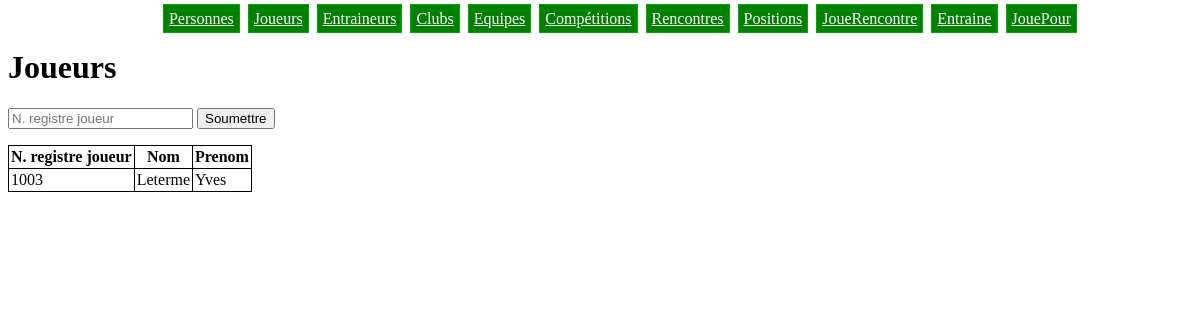
/joueurs.php, run on the app's committed database.
### tables this page shows
CREATE TABLE IF NOT EXISTS Joueur (
  n_registre_joueur BIGINT PRIMARY KEY,
  FOREIGN KEY (n_registre_joueur) REFERENCES Personne(n_registre)
);

CREATE TABLE IF NOT EXISTS Personne (
  n_registre  BIGINT       PRIMARY KEY,
  nom         VARCHAR(50)  NOT NULL,
  prenom      VARCHAR(50)  NOT NULL,
  nationalite VARCHAR(50)  NOT NULL,
  rue         VARCHAR(200) NOT NULL,
  numero      INT          NOT NULL,
  code_postal INT          NOT NULL,
  localite    VARCHAR(50)  NOT NULL
);

### joueurs.php (the view, shortened to what this page needs)
<?php include 'header.php' ?>
<h1>Joueurs</h1>
<form method='get' action='joueurs.php'>
  <input type='text' name='n_registre_joueur' placeholder='N. registre joueur' required />
  <input type='submit' value='Soumettre' />
</form>
<table>
  <tr>
    <th>N. registre joueur</th>
    <th>Nom</th>
    <th>Prenom</th>
  </tr>
  <?php
  $where = '';
  $req = $bdd->query('SELECT Joueur.n_registre_joueur, Personne.nom, Personne.prenom
                      FROM Joueur JOIN Personne
                      ON Personne.n_registre = Joueur.n_registre_joueur '.$where);
  while($tuple = $req->fetch()){
    ?>
    <tr>
      <td><?php echo $tuple['n_registre_joueur'] ?></td>
      <td><?php echo $tuple['nom'] ?></td>
      <td><?php echo $tuple['prenom'] ?></td>
    </tr>
    <?php
  }
  ?>
</table>
<?php include 'footer.php' ?>

### style.css (style rules this page uses)
table { border-collapse: collapse; border-spacing: 0; }
th, td { border: 1px #000000 solid; padding: 2px; }

### data on the page
joueur: n_registre_joueur "1003", n_registre_joueur.nom "Leterme", n_registre_joueur.prenom "Yves"
